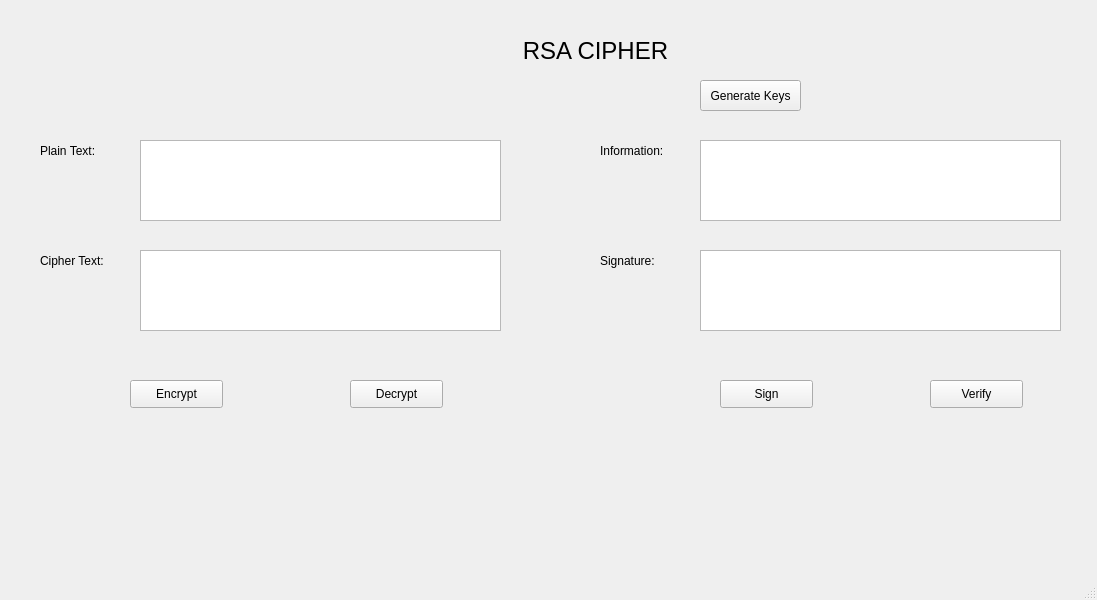
<?xml version="1.0" encoding="UTF-8"?>
<ui version="4.0">
 <class>MainWindow</class>
 <widget class="QMainWindow" name="MainWindow">
  <property name="geometry">
   <rect>
    <x>0</x>
    <y>0</y>
    <width>1097</width>
    <height>600</height>
   </rect>
  </property>
  <property name="windowTitle">
   <string>MainWindow</string>
  </property>
  <widget class="QWidget" name="centralwidget">
   <widget class="QLabel" name="label">
    <property name="geometry">
     <rect>
      <x>500</x>
      <y>30</y>
      <width>191</width>
      <height>41</height>
     </rect>
    </property>
    <property name="font">
     <font>
      <pointsize>18</pointsize>
     </font>
    </property>
    <property name="text">
     <string>RSA CIPHER</string>
    </property>
    <property name="alignment">
     <set>Qt::AlignCenter</set>
    </property>
   </widget>
   <widget class="QLabel" name="label_2">
    <property name="geometry">
     <rect>
      <x>40</x>
      <y>140</y>
      <width>71</width>
      <height>21</height>
     </rect>
    </property>
    <property name="text">
     <string>Plain Text:</string>
    </property>
   </widget>
   <widget class="QTextEdit" name="text_plaintext">
    <property name="geometry">
     <rect>
      <x>140</x>
      <y>140</y>
      <width>361</width>
      <height>81</height>
     </rect>
    </property>
   </widget>
   <widget class="QLabel" name="label_3">
    <property name="geometry">
     <rect>
      <x>40</x>
      <y>250</y>
      <width>81</width>
      <height>21</height>
     </rect>
    </property>
    <property name="text">
     <string>Cipher Text:</string>
    </property>
   </widget>
   <widget class="QTextEdit" name="text_ciphertext">
    <property name="geometry">
     <rect>
      <x>140</x>
      <y>250</y>
      <width>361</width>
      <height>81</height>
     </rect>
    </property>
   </widget>
   <widget class="QLabel" name="label_4">
    <property name="geometry">
     <rect>
      <x>600</x>
      <y>140</y>
      <width>81</width>
      <height>21</height>
     </rect>
    </property>
    <property name="text">
     <string>Information:</string>
    </property>
   </widget>
   <widget class="QTextEdit" name="text_information">
    <property name="geometry">
     <rect>
      <x>700</x>
      <y>140</y>
      <width>361</width>
      <height>81</height>
     </rect>
    </property>
   </widget>
   <widget class="QLabel" name="label_5">
    <property name="geometry">
     <rect>
      <x>600</x>
      <y>250</y>
      <width>81</width>
      <height>21</height>
     </rect>
    </property>
    <property name="text">
     <string>Signature:</string>
    </property>
   </widget>
   <widget class="QTextEdit" name="text_signature">
    <property name="geometry">
     <rect>
      <x>700</x>
      <y>250</y>
      <width>361</width>
      <height>81</height>
     </rect>
    </property>
   </widget>
   <widget class="QPushButton" name="btn_encrypt">
    <property name="geometry">
     <rect>
      <x>130</x>
      <y>380</y>
      <width>93</width>
      <height>28</height>
     </rect>
    </property>
    <property name="text">
     <string>Encrypt</string>
    </property>
   </widget>
   <widget class="QPushButton" name="btn_decrypt">
    <property name="geometry">
     <rect>
      <x>350</x>
      <y>380</y>
      <width>93</width>
      <height>28</height>
     </rect>
    </property>
    <property name="text">
     <string>Decrypt</string>
    </property>
   </widget>
   <widget class="QPushButton" name="btn_sign">
    <property name="geometry">
     <rect>
      <x>720</x>
      <y>380</y>
      <width>93</width>
      <height>28</height>
     </rect>
    </property>
    <property name="text">
     <string>Sign</string>
    </property>
   </widget>
   <widget class="QPushButton" name="btn_verify">
    <property name="geometry">
     <rect>
      <x>930</x>
      <y>380</y>
      <width>93</width>
      <height>28</height>
     </rect>
    </property>
    <property name="text">
     <string>Verify</string>
    </property>
   </widget>
   <widget class="QPushButton" name="btn_generatekeys">
    <property name="geometry">
     <rect>
      <x>700</x>
      <y>80</y>
      <width>101</width>
      <height>31</height>
     </rect>
    </property>
    <property name="text">
     <string>Generate Keys</string>
    </property>
   </widget>
  </widget>
  <widget class="QMenuBar" name="menubar">
   <property name="geometry">
    <rect>
     <x>0</x>
     <y>0</y>
     <width>1097</width>
     <height>26</height>
    </rect>
   </property>
  </widget>
  <widget class="QStatusBar" name="statusbar"/>
 </widget>
 <resources/>
 <connections/>
</ui>
